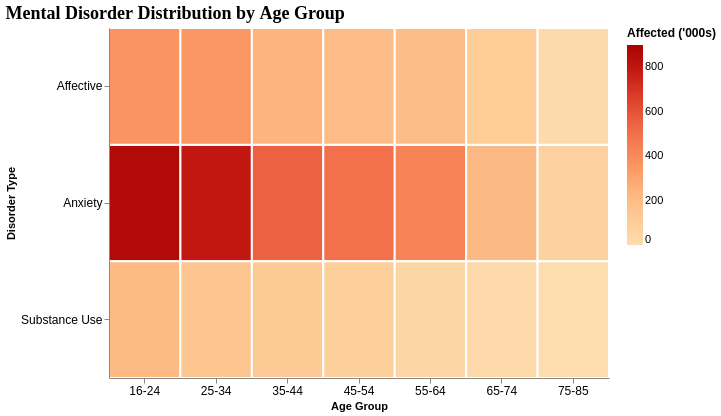

Vega-Lite specification for this chart:
### Vega-Lite specification from a JSON file in a GitHub repository (floating-point values rounded to 4 significant figures)
{"$schema": "https://vega.github.io/schema/vega-lite/v5.json", "title": {"text": "Mental Disorder Distribution by Age Group", "fontSize": 18, "font": "Merriweather", "anchor": "start"}, "width": 500, "height": 350, "data": {"values": [{"age_group": "16-24", "disorder": "Anxiety", "count": 863.6}, {"age_group": "16-24", "disorder": "Affective", "count": 365.4}, {"age_group": "16-24", "disorder": "Substance Use", "count": 211.8}, {"age_group": "25-34", "disorder": "Anxiety", "count": 795.1}, {"age_group": "25-34", "disorder": "Affective", "count": 352.4}, {"age_group": "25-34", "disorder": "Substance Use", "count": 148.3}, {"age_group": "35-44", "disorder": "Anxiety", "count": 552.3}, {"age_group": "35-44", "disorder": "Affective", "count": 238.3}, {"age_group": "35-44", "disorder": "Substance Use", "count": 122.9}, {"age_group": "45-54", "disorder": "Anxiety", "count": 498.5}, {"age_group": "45-54", "disorder": "Affective", "count": 203.4}, {"age_group": "45-54", "disorder": "Substance Use", "count": 88.0}, {"age_group": "55-64", "disorder": "Anxiety", "count": 425.6}, {"age_group": "55-64", "disorder": "Affective", "count": 200.1}, {"age_group": "55-64", "disorder": "Substance Use", "count": 40.1}, {"age_group": "65-74", "disorder": "Anxiety", "count": 214.2}, {"age_group": "65-74", "disorder": "Affective", "count": 111.3}, {"age_group": "65-74", "disorder": "Substance Use", "count": 29.1}, {"age_group": "75-85", "disorder": "Anxiety", "count": 66.0}, {"age_group": "75-85", "disorder": "Affective", "count": 17.0}, {"age_group": "75-85", "disorder": "Substance Use", "count": 3.0}]}, "params": [{"name": "disorder_filter", "select": {"type": "point", "fields": ["disorder"]}, "bind": "legend"}], "mark": {"type": "rect", "stroke": "white", "strokeWidth": 2}, "encoding": {"x": {"field": "age_group", "type": "nominal", "title": "Age Group", "axis": {"labelAngle": 0, "labelFontSize": 12}}, "y": {"field": "disorder", "type": "nominal", "title": "Disorder Type", "axis": {"labelFontSize": 12}}, "color": {"field": "count", "type": "quantitative", "scale": {"scheme": "orangered", "domain": [0, 900]}, "legend": {"title": "Affected ('000s)", "titleFontSize": 12, "labelFontSize": 11}}, "opacity": {"condition": {"param": "disorder_filter", "value": 1}, "value": 0.2}, "tooltip": [{"field": "age_group", "type": "nominal", "title": "Age Group"}, {"field": "disorder", "type": "nominal", "title": "Disorder Type"}, {"field": "count", "type": "quantitative", "title": "Affected ('000s)", "format": ".1f"}]}}
